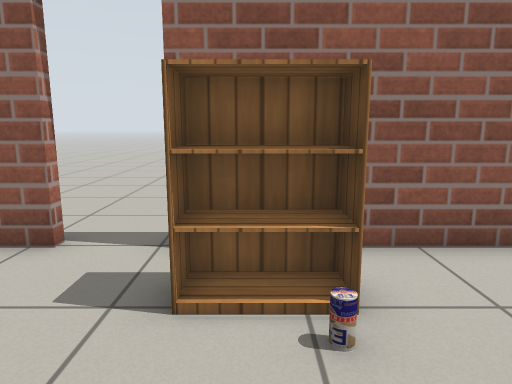
View 1 (above)

12 first-person views from a walk through a Gazebo world. The camera is 0.91 m above the floor, tilts 10° down and sees 70° across. The lines on the ground mark 1 m squares. The floor is counted in squares, 0.5 m on a side. Each view is taken from the middle of a square. On the plan, view 1 faces up. The plan holds only what a view shows up to about 18 squares ahead; the rest is blank. Gazebo's built-in surfaces are drawn with simple patterns.

View 2
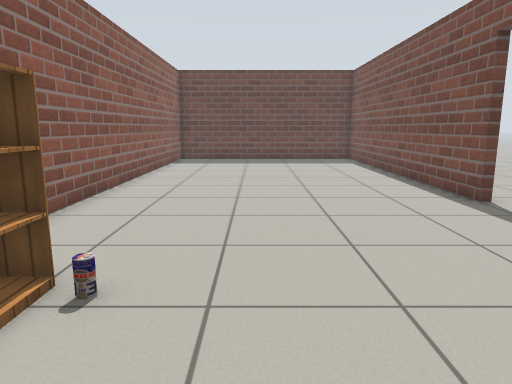

View 3
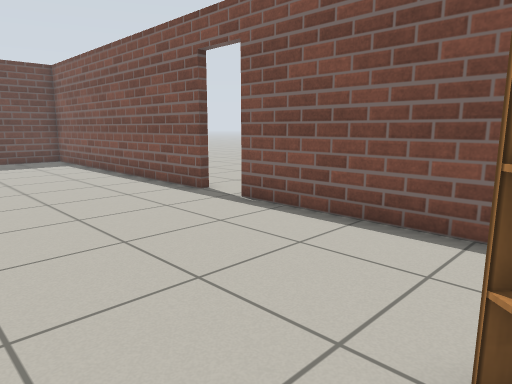

View 4
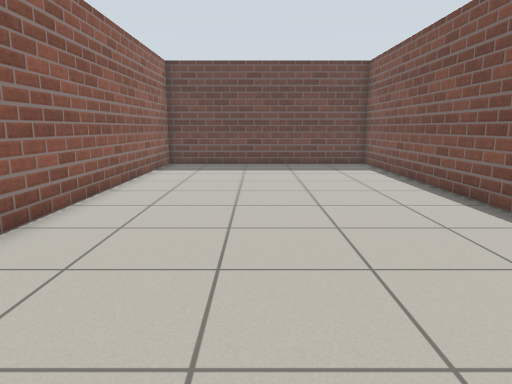

View 5
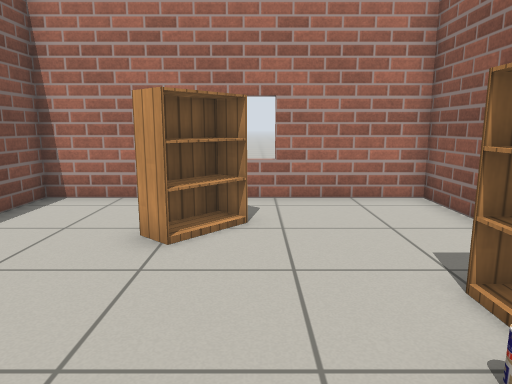

View 6
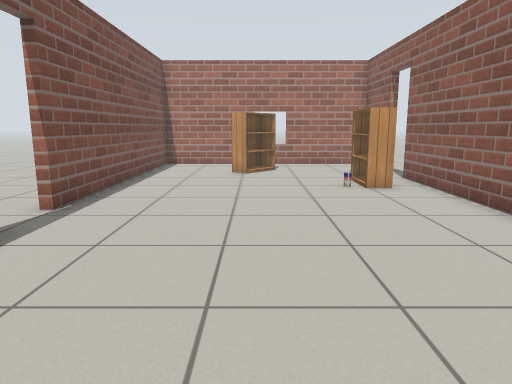

View 7
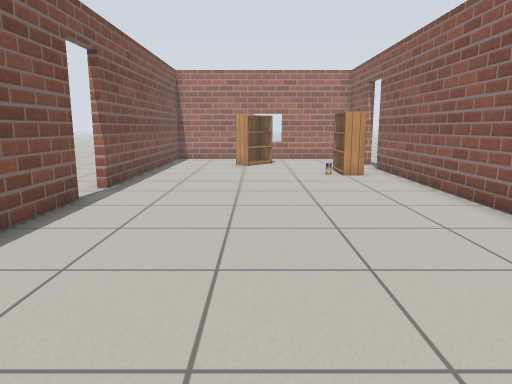

View 8
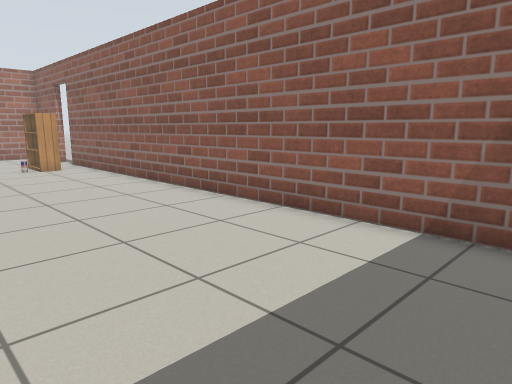

View 9
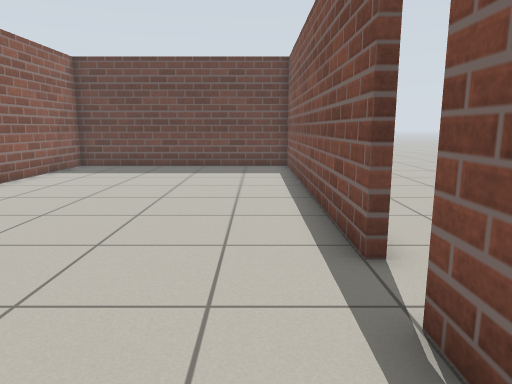

View 10
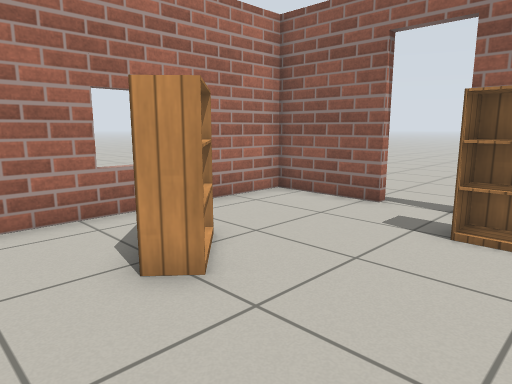

View 11
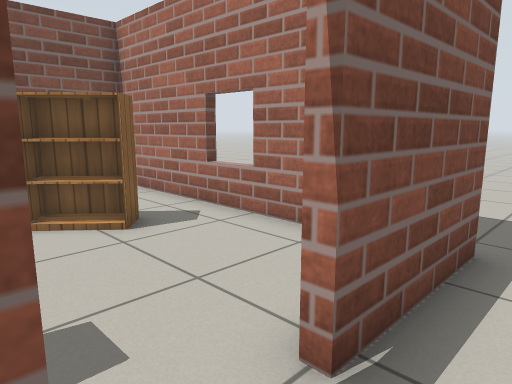

View 12
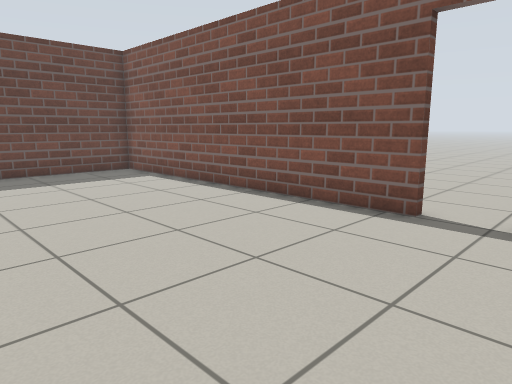

### Floor plan
Points are (right, up) in squares from view 1. A wall is a line through its corners. A room is listed if a view was taken in it or the views show most of it. See-through windows are left out.
Room 1 (views 1, 2, 3, 4, 5, 6, 7, 8, 9, 10, 12)
walls: (5.7, -4.5) (18.5, -4.5) (18.5, 5.4) (-1.4, 5.4); (-3, 5.4) (-6.4, 5.4) (-6.4, -4.5) (4.1, -4.5)
ways out: open door at (-2.3, 5.7) to room 2; open door at (4.5, -5)
objects: bookshelf (-4, -1) to (-3, 1); bookshelf (-1, 4) to (1, 4); drink can (1, 3)
Room 2 (view 11)
walls: (-6.8, 5.7) (-3, 5.7)
ways out: open door at (-2.3, 5.7) to room 1

Positions as (right, up) in squares from view 1, and headings:
1: (0, 0), facing up
2: (-3, 1), facing right
3: (-3, 2), facing down-right
4: (0, 1), facing right
5: (3, 1), facing left
6: (12, 0), facing left
7: (15, 0), facing left
8: (18, -1), facing up-left
9: (1, -3), facing right
10: (1, -3), facing up-left
11: (-1, 7), facing down-left
12: (3, 3), facing down-right
